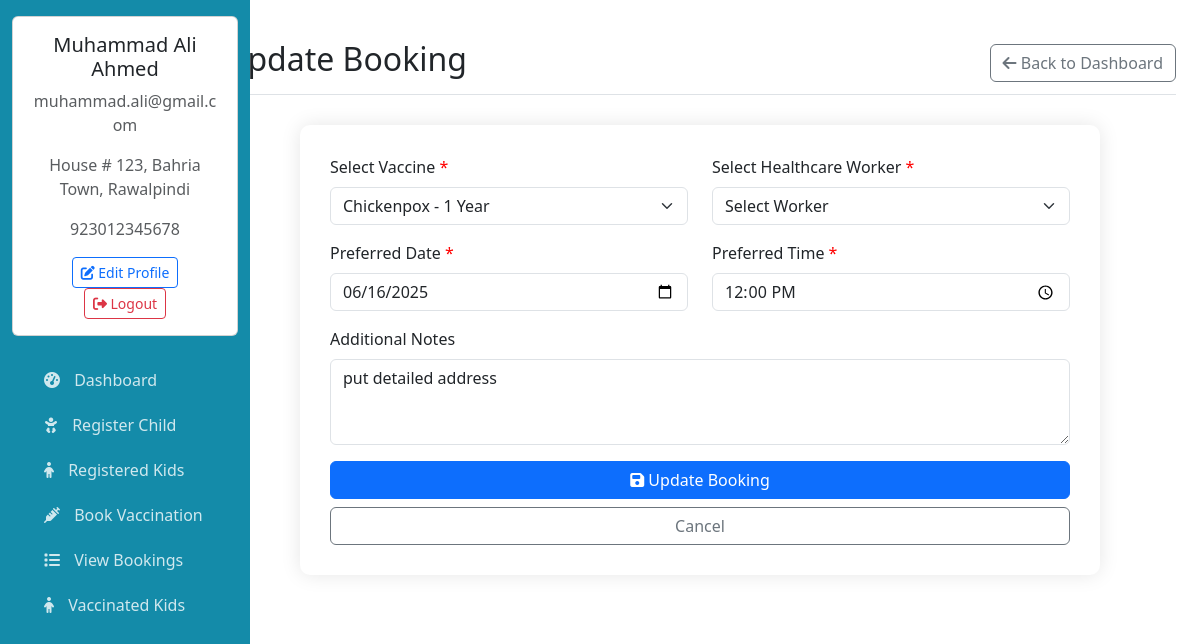
Screenshot of /edit_booking.php?id=6 (signed in) with the database file from the repository.
### tables this page shows
CREATE TABLE IF NOT EXISTS `users` (
  `id` int NOT NULL AUTO_INCREMENT,
  `firstname` varchar(50) NOT NULL,
  `lastname` varchar(50) NOT NULL,
  `email` varchar(100) NOT NULL,
  `phone` varchar(12) NOT NULL,
  `password` varchar(255) NOT NULL,
  `created_at` timestamp NULL DEFAULT CURRENT_TIMESTAMP,
  `address` varchar(255) DEFAULT NULL,
  `confirm_password` varchar(255) DEFAULT NULL,
  PRIMARY KEY (`id`),
  UNIQUE KEY `email` (`email`),
  UNIQUE KEY `phone` (`phone`)
);

CREATE TABLE IF NOT EXISTS `bookings` (
  `id` int NOT NULL AUTO_INCREMENT,
  `child_id` int NOT NULL,
  `vaccine_id` int NOT NULL,
  `preferred_date` date NOT NULL,
  `preferred_time` time NOT NULL,
  `status` enum('Pending','Approved','Rejected','Completed') DEFAULT 'Pending',
  `admin_notes` text,
  `created_at` timestamp NULL DEFAULT CURRENT_TIMESTAMP,
  `updated_at` timestamp NULL DEFAULT CURRENT_TIMESTAMP ON UPDATE CURRENT_TIMESTAMP,
  PRIMARY KEY (`id`),
  KEY `child_id` (`child_id`),
  KEY `vaccine_id` (`vaccine_id`)
);

CREATE TABLE IF NOT EXISTS `vaccines` (
  `id` int NOT NULL AUTO_INCREMENT,
  `disease` varchar(100) NOT NULL,
  `vaccine_name` varchar(100) NOT NULL,
  `brand` varchar(100) NOT NULL,
  `age_range` varchar(50) NOT NULL COMMENT 'e.g., "0-6 months", "1-2 years"',
  `status` enum('Available','Unavailable') DEFAULT 'Available',
  `can_book` tinyint(1) DEFAULT '1' COMMENT '1=Book Now enabled, 0=disabled',
  `description` text,
  `created_at` timestamp NULL DEFAULT CURRENT_TIMESTAMP,
  `updated_at` timestamp NULL DEFAULT CURRENT_TIMESTAMP ON UPDATE CURRENT_TIMESTAMP,
  PRIMARY KEY (`id`)
);

### edit_booking.php (the view, shortened to what this page needs)
<?php
require_once 'includes/db_connection.php';
$user_id = $_SESSION['user_id'];
$booking_id = $_GET['id'];
$booking_sql = "SELECT b.*, c.user_id
                                FROM bookings b
                                JOIN children c ON b.child_id = c.id
                                WHERE b.id = $booking_id AND c.user_id = $user_id";
$booking_result = $connection->query($booking_sql);
$row = $booking_result->fetch_assoc();
$vaccine_id = $row['vaccine_id'];
$preferred_date = $row['preferred_date'];
$preferred_time = $row['preferred_time'];
$admin_notes = $row['admin_notes'];
$vaccines_sql = "SELECT * FROM vaccines WHERE status = 'Available'";
$vaccines_result = $connection->query($vaccines_sql);
?>
<!DOCTYPE html>
<html lang="en">
<head>
</head>
<body>
    <div class="container-fluid mt-4">
        <div class="row">
            <?php include 'dashboard_sidebar.php'?>
            <main class="col-md-10 ms-sm-auto col-lg-10 px-md-4">
                <div class="d-flex justify-content-between flex-wrap flex-md-nowrap align-items-center pt-3 pb-2 mb-3 border-bottom">
                    <h1 class="h2">Update Booking</h1>
                    <a href="dashboard.php" class="btn btn-outline-secondary">
                        <i class="fas fa-arrow-left"></i> Back to Dashboard
                    </a>
                </div>
                <div class="form-container">
                    <form method="POST">
                        <div class="row mb-3">
                            <div class="col-md-6">
                            <label class="form-label required">Select Vaccine</label>
                            <select class="form-select" name="vaccine_id" required>
                                <?php while ($vaccine = $vaccines_result->fetch_assoc()): ?>
                                    <option value="<?= $vaccine['id'] ?>"
                                        <?= ($vaccine_id) == $vaccine['id'] ? 'selected' : '' ?>>
                                        <?= htmlspecialchars($vaccine['disease']) ?> - <?= htmlspecialchars($vaccine['age_range']) ?>
                                    </option>
                                <?php endwhile; ?>
                            </select>
                            </div>
                            <div class="col-md-6">
                                <label class="form-label required">Select Healthcare Worker</label>
                            <select class="form-select" name="worker_id" required>
                            <option value="">Select Worker</option>
                            </select>
                            </div>
                        </div>
                        <div class="row mb-3">
                            <div class="col-md-6">
                                <label class="form-label required">Preferred Date</label>
                                <input type="date" class="form-control" name="preferred_date"
                                       min="<?= date('Y-m-d') ?>"
                                       value="<?= htmlspecialchars($preferred_date) ?>" required>
                            </div>
                            <div class="col-md-6">
                                <label class="form-label required">Preferred Time</label>
                                <input type="time" class="form-control" name="preferred_time"
                                       value="<?= htmlspecialchars($preferred_time) ?>" required>
                            </div>
                        </div>
                        <div class="mb-3">
                            <label class="form-label">Additional Notes</label>
                            <textarea class="form-control" name="admin_notes" rows="3"><?=
                                htmlspecialchars($admin_notes)
                            ?></textarea>
                        </div>
                        <div class="d-grid gap-2">
                            <button type="submit" class="btn btn-primary">
                                <i class="fas fa-save"></i> Update Booking
                            </button>
                            <a href="dashboard.php" class="btn btn-outline-secondary">
                                Cancel
                            </a>
                        </div>
                    </form>
                </div>
            </main>
        </div>
    </div>
</body>
</html>

### dashboard_sidebar.php (shortened to what this page needs)
<?php
require_once 'includes/db_connection.php';
$user_id = $_SESSION['user_id'];
$user_sql = "SELECT * FROM users WHERE id = '$user_id'";
$user_result = $connection->query($user_sql);
$user = $user_result->fetch_assoc();
?>
<!DOCTYPE html>
<html lang="en">
<head>
    <link rel="stylesheet" href="css/bootstrap.css">
    <link rel="stylesheet" href="css/bootstrap.min.css">
    <link rel="stylesheet" href="icons/bootstrap-icons.css">
    <link rel="stylesheet" href="https://cdnjs.cloudflare.com/ajax/libs/font-awesome/6.4.0/css/all.min.css">
</head>
<body>
    <button class="sidebar-toggle" id="sidebarToggle">
    </button>
    <div class="sidebar" id="sidebar">
        <div class="position-sticky pt-3">
            <div class="card dashboard-card mb-4">
                <div class="card-body text-center">
                    <h5><?= htmlspecialchars($user['firstname']) . ' ' . htmlspecialchars($user['lastname']) ?></h5>
                    <p class="text-muted"><?= htmlspecialchars($user['email']) ?></p>
                    <p class="text-muted"><?= htmlspecialchars($user['address']) ?></p>
                    <p class="text-muted"><?= htmlspecialchars($user['phone']) ?></p>
                    <a href="edit_profile.php" class="btn btn-sm btn-outline-primary">
                        <i class="fas fa-edit"></i> Edit Profile
                    </a>
                    <a href="logout.php" class="btn btn-sm btn-outline-danger">
                        <i class="fas fa-sign-out-alt"></i> Logout
                    </a>
                </div>
            </div>
            <ul class="nav flex-column px-3">
                <li class="nav-item">
                    <a href="dashboard.php" class="nav-link">
                        <i class="fas fa-tachometer-alt"></i> Dashboard
                    </a>
                </li>
                <li class="nav-item">
                    <a href="add_child.php" class="nav-link">
                        <i class="fas fa-baby"></i> Register Child
                    </a>
                </li>
                <li class="nav-item">
                    <a class="nav-link" href="registered_kids.php">
                        <i class="fas fa-child"></i> Registered Kids
                    </a>
                </li>
                <li class="nav-item">
                    <a href="book_vaccine.php" class="nav-link">
                        <i class="fas fa-syringe"></i> Book Vaccination
                    </a>
                </li>
                <li class="nav-item">
                    <a href="view_bookings.php" class="nav-link">
                        <i class="fas fa-list"></i> View Bookings
                    </a>
                </li>
                <li class="nav-item">
                    <a class="nav-link" href="vaccinated_childs.php">
                    <i class="fas fa-child"></i> Vaccinated Kids
                    </a>
                </li>
            </ul>
        </div>
    </div>
</body>
</html>

### edit_booking.php (style rules this page uses)
.form-container { max-width: 800px; margin: 30px auto; padding: 30px; border-radius: 10px; box-shadow: 0 0 20px rgba(0,0,0,0.1); background: white; }
.required:after { content: " *"; color: red; }

### dashboard_sidebar.php (style rules this page uses)
:root { --primary-color: #148ba9; --secondary-color: #f8f9fa; }
.sidebar { background: var(--primary-color); min-height: 100vh; height: 100%; left: 0; top: 0; color: white; position: fixed; width: 250px; transition: all 0.3s; z-index: 1000; overflow-y: auto; }
.sidebar .nav-link { color: rgba(255, 255, 255, 0.8); border-radius: 5px; margin-bottom: 5px; }
.sidebar .nav-link i { margin-right: 10px; }
.sidebar-toggle { position: fixed; top: 15px; left: 15px; z-index: 1000; background: transparent; border: none; font-size: 1.5rem; cursor: pointer; padding: 5px 10px; width: auto; }

### rows the page displays
users: firstname "Muhammad", lastname "Ali Ahmed", email "muhammad.ali@gmail.com", address "House # 123, Bahria Town, Rawalpindi", phone "923012345678"
bookings: vaccine_id "Chickenpox - 1 Year", preferred_date "06/16/2025", preferred_time "12:00:00", admin_notes "put detailed address"
